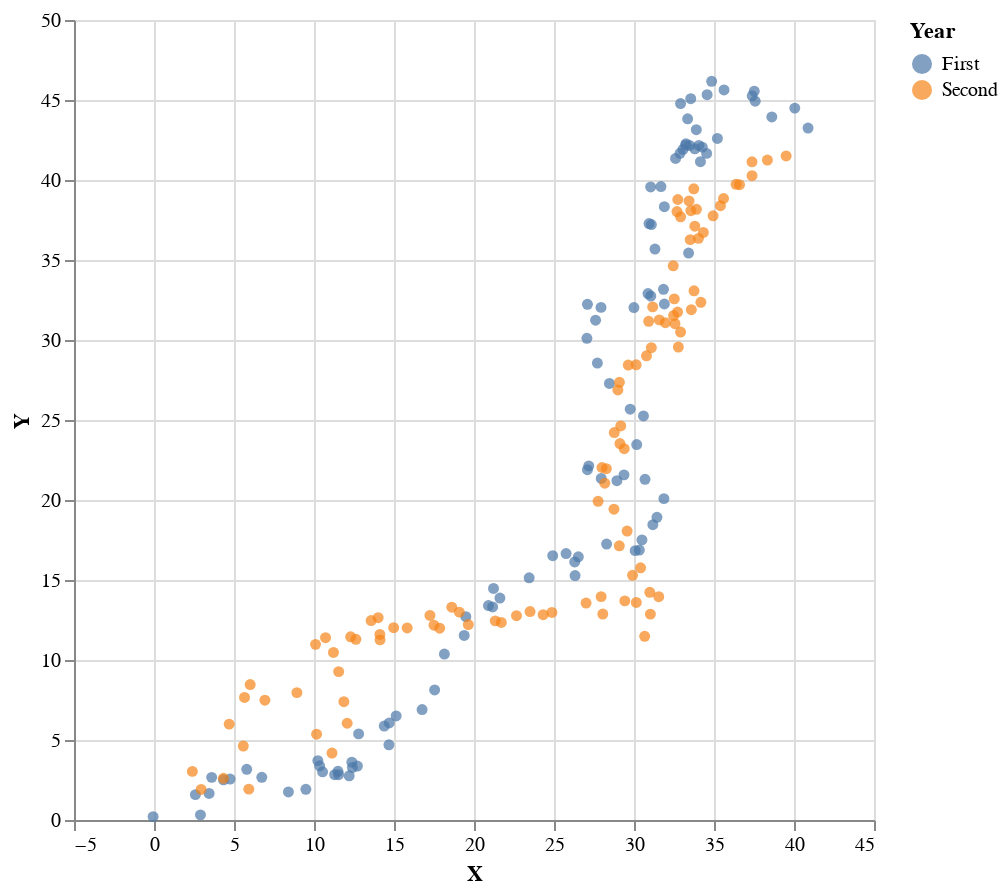

The notebook cell saved with this chart:
### Code cell
(infX, infY) = unzip $ (toPair . foldr1 (+) . fmap Point) [( ( fmap (\((a,b),(c,d)) -> (a,b)))) $ x | x <- take 10 trSamples]

-- (infX, infY) = unzip $ ( ( fmap (\((a,b),(c,d)) -> (a,b)))) $ fst $ head $ sortOn (Down . snd) smcRes


vlShow $ scatter xs ys infX infY

### Figure 1 — Vega-Lite specification as saved in the notebook (floating-point values rounded to 4 significant figures; data arrays with more than 128 entries replaced by an {"elided": "..."} marker saying what was removed)
{"height": 400, "data": {"values": {"elided": "200 records"}}, "$schema": "https://vega.github.io/schema/vega-lite/v4.json", "encoding": {"color": {"field": "Year"}, "y": {"type": "quantitative", "field": "Y"}, "x": {"type": "quantitative", "field": "X"}}, "mark": {"color": "green", "type": "circle"}, "width": 400}
